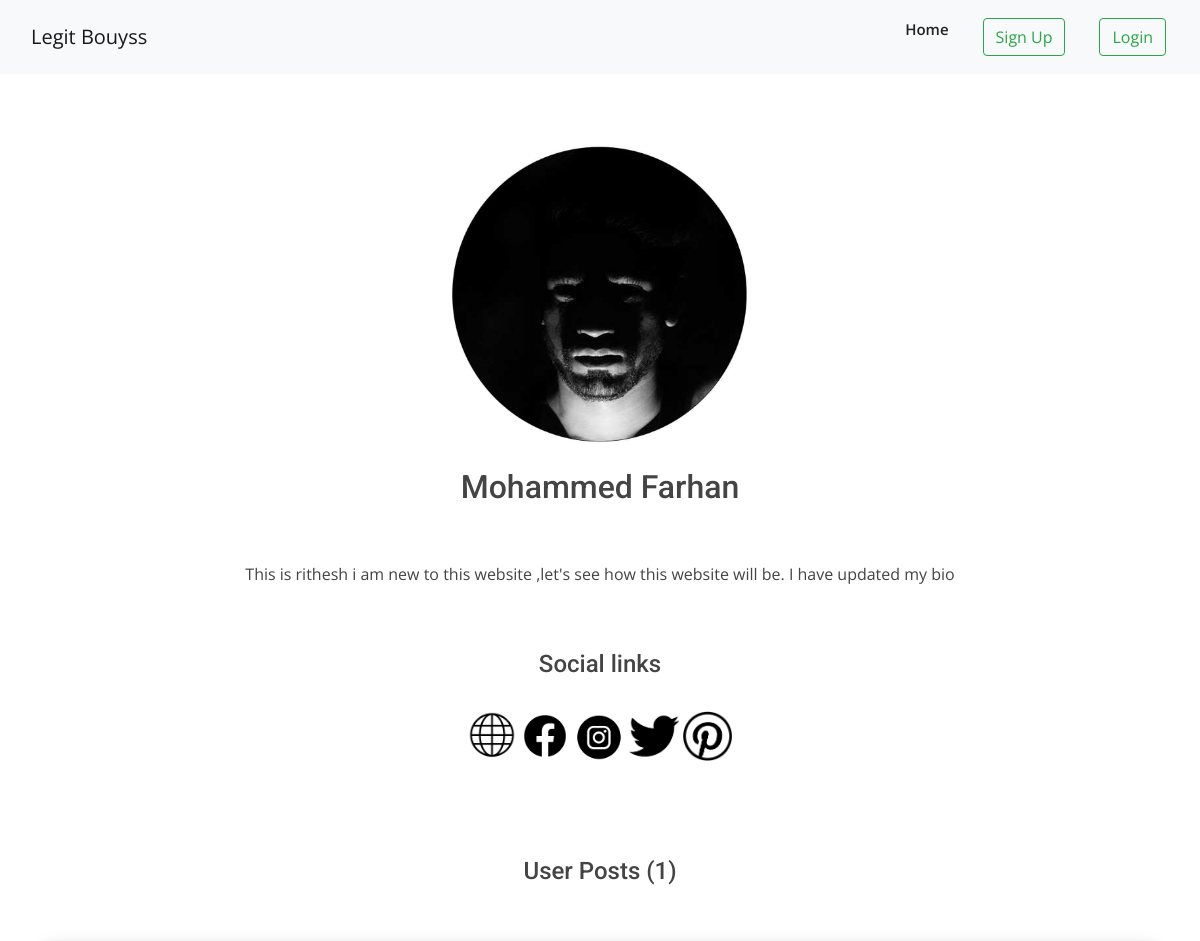
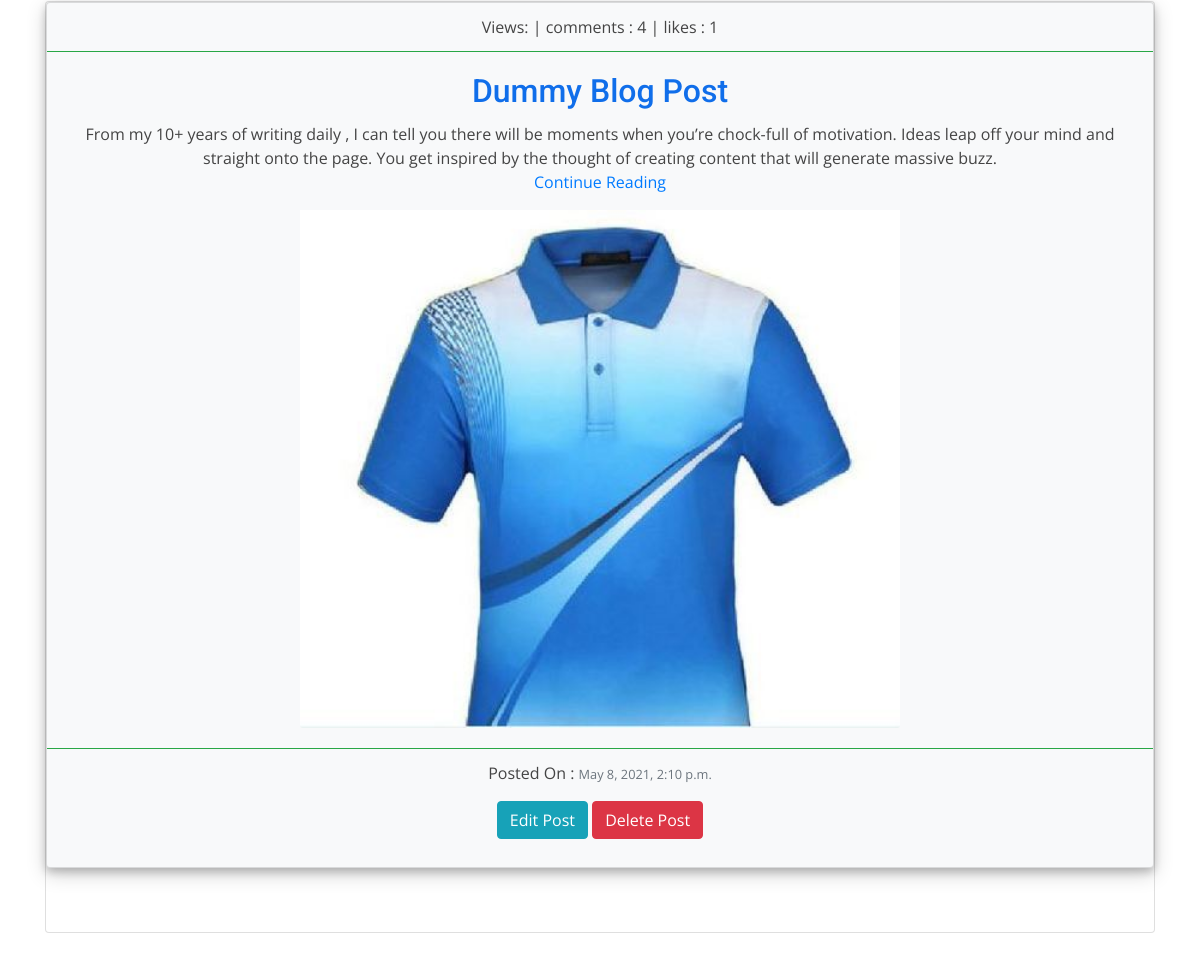
The page /profile_page/rithesh/ on the database its author committed (2 pictures, top to bottom).
### blog/models.py (models this page shows, shortened)
class UserProfile(models.Model):
    user = models.OneToOneField(User,null=True,blank=True,on_delete=models.SET_NULL)
    profilepic = models.ImageField(upload_to='images/profile_pics/',default='images/profile_pics/default.png')
    bio = models.TextField()
    website_url = models.URLField(null=True,blank=True)
    facebook_url = models.URLField(null=True,blank=True)
    instagram_url = models.URLField(null=True,blank=True)
    twitter_url = models.URLField(null=True,blank=True)
    pintrest_url = models.URLField(null=True,blank=True)

class Post(models.Model):
    title = models.CharField(max_length=100)
    slug = models.SlugField(max_length=100)
    category = models.CharField(max_length=50)
    created_date = models.DateTimeField(auto_now=True)
    body = RichTextField()
    auther = models.ForeignKey(User,on_delete=models.CASCADE)
    thumbnail = models.ImageField(upload_to = 'images/post_thumbnails/',null=True,blank=True)
    snippet = models.TextField(max_length=255)
    like = models.ManyToManyField(User,related_name='blog_posts')
    Hit_count_generic = GenericRelation(HitCount,object_id_field='object_pk',related_query_name='hit_count_generic_relation')
    @property
    def get_likes(self):
        return self.like.count()
    class Meta:
        ordering = ["-created_date"]

### blog/views.py (the view)
# urls.py: path("profile_page/<username>/",views.profile_page,name="profile_page"),
def profile_page(request,username):
    user_profile = get_object_or_404(User,username=username)
    user_posts = Post.objects.filter(auther__username__iexact=username)
    return render(request,'blog/profile_page.html',{"user_profile":user_profile,'user_posts':user_posts})

### blog/templates/blog/profile_page.html (shortened to what this page needs)
{% extends 'main2.html' %}
{% load static %}
{% load hitcount_tags %}
{% block content %}
    <div class="row">
        <div class="col text-center">
            <div>
                <img src="{{user_profile.userprofile.profilepic.url}}" style="max-height: 300px;max-width:300px;border-radius:50%;">
                <br><br>
            </div>
            <div >
                <h2> {{user_profile.first_name}} {{user_profile.last_name}}</h2>
                <br><br>
            </div>
            <div >
                <p>{{user_profile.userprofile.bio|safe}}</p>
                <br><br>
            </div>
            <div>
                <h4>Social links </h4>
                <br>
                {% if user_profile.userprofile.website_url %}
                    <a href="{{user_profile.userprofile.website_url}}"><img src="{% static 'images/website.png' %}"  style="max-height: 50px;max-width:50px"></a>
                {% endif %}
                {% if user_profile.userprofile.facebook_url %}
                    <a href="{{user_profile.userprofile.facebook_url}}"><img src="{% static 'images/facebook_icon.png' %}"  style="max-height: 50px;max-width:50px">
                    </a>
                {% endif %}
                {% if user_profile.userprofile.instagram_url %}
                    <a href="{{user_profile.userprofile.instagram_url}}"><img src="{% static 'images/instagram.png' %}"  style="max-height: 50px;max-width:50px"></a>
                {% endif %}
                {% if user_profile.userprofile.twitter_url %}
                    <a href="{{user_profile.userprofile.twitter_url}}"><img src="{% static 'images/twitter.png' %}"  style="max-height: 50px;max-width:50px"></a>
                {% endif %}
                {% if user_profile.userprofile.pintrest_url %}
                    <a href="{{user_profile.userprofile.pintrest_url}}"><img src="{% static 'images/pinterest.png' %}"  style="max-height: 50px;max-width:50px"></a>
                {% endif %}
                <br>
            </div>
            <br><br><br><br>
            <h4>User Posts ({{user_posts.count}}) </h4>
            <br><br>
            <div class="card">
                {% if user_posts %}
                    {% for post in user_posts %}
                        <div class="card bg-light mb-3" style="box-shadow: 0 4px 8px 0 rgba(0, 0, 0, 0.2), 0 6px 20px 0 rgba(0, 0, 0, 0.19);">
                            <div class="card-header bg-transparent border-success">
                                <span class="cat-links">
                                    <a  rel="category tag">Views: {% get_hit_count for post %} | </a> <a  rel="category tag">comments : {{post.comments.count}} | </a> <a  rel="category tag">likes : {{post.get_likes}}</a>
                                </span>
                            </div>
                            <div class="card-body">
                                <h2 class="card-title"><a href="{% url 'blog:post_detail' post.slug  %}">{{post.title}}</a></h2>
                                <p class="card-text">{{post.snippet|safe}} <br> <a href="{% url 'blog:post_detail' post.slug  %}" class="btn-link">Continue Reading</a> </p>
                                {% if post.thumbnail %}
                                    <img src="{{post.thumbnail.url}}" class="card-img-bottom" style="max-height: 400x;max-width:600px">
                                {% endif %}
                            </div>
                            <div class="card-footer bg-transparent border-success">
                                <p class="card-text">Posted On : <small class="text-muted">{{post.created_date}}</small></p>
                                <p><a href="{% url 'blog:post_update' post.slug post.pk %}" class="btn btn-info">Edit Post</a>   <a href="{% url 'blog:post_delete' post.slug post.pk %}" class="btn btn-danger">Delete Post</a></p>
                            </div>
                        </div>
                        <br><br>
                    {% endfor %}
                {% else %}
                    <h5>No posts Yet...</h5>
                {% endif %}
            </div>
        </div>
    </div>
{% endblock %}

### static/assets/css/style.css (style rules this page uses)
body { font-family: "Open Sans", sans-serif; color: #444444; }
a { color: #106eea; }
h1, h2, h3, h4, h5, h6 { font-family: "Roboto", sans-serif; }

### rows shown on the page
Post: comments.count "4", get_likes "1", title "Dummy Blog Post", snippet "From my 10+ years of writing daily , I can tell you there will be moments when you’re chock-full of motivation. Ideas leap off your mind and straight onto the page. You get inspired by the thought of creating content that will generate massive buzz.", thumbnail (picture), created_date "May 8, 2021, 2:10 p.m."

### other values the page prints
{{ user_profile.first_name }} "Mohammed"
{{ user_profile.last_name }} "Farhan"
{{ user_profile.userprofile.bio|safe }} "This is rithesh i am new to this website ,let's see how this website will be. I have updated my bio"
{{ user_posts.count }} "1"
